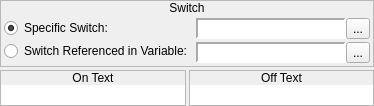
     <widget class="QWidget" name="wSwitch">
      <layout class="QVBoxLayout" name="verticalLayout_18">
       <property name="spacing">
        <number>3</number>
       </property>
       <property name="margin">
        <number>0</number>
       </property>
       <item>
        <widget class="QFrame" name="frame_50">
         <property name="sizePolicy">
          <sizepolicy hsizetype="Preferred" vsizetype="Fixed">
           <horstretch>0</horstretch>
           <verstretch>0</verstretch>
          </sizepolicy>
         </property>
         <property name="frameShape">
          <enum>QFrame::StyledPanel</enum>
         </property>
         <property name="frameShadow">
          <enum>QFrame::Raised</enum>
         </property>
         <layout class="QVBoxLayout" name="verticalLayout_130">
          <property name="spacing">
           <number>0</number>
          </property>
          <property name="margin">
           <number>0</number>
          </property>
          <item>
           <widget class="QLabel" name="label_44">
            <property name="sizePolicy">
             <sizepolicy hsizetype="Preferred" vsizetype="Fixed">
              <horstretch>0</horstretch>
              <verstretch>0</verstretch>
             </sizepolicy>
            </property>
            <property name="text">
             <string>Switch</string>
            </property>
            <property name="alignment">
             <set>Qt::AlignCenter</set>
            </property>
           </widget>
          </item>
          <item>
           <widget class="QWidget" name="widget_51" native="true">
            <layout class="QHBoxLayout" name="horizontalLayout_86">
             <property name="spacing">
              <number>3</number>
             </property>
             <property name="margin">
              <number>3</number>
             </property>
             <item>
              <widget class="QWidget" name="widget_52" native="true">
               <property name="sizePolicy">
                <sizepolicy hsizetype="Fixed" vsizetype="Preferred">
                 <horstretch>0</horstretch>
                 <verstretch>0</verstretch>
                </sizepolicy>
               </property>
               <layout class="QVBoxLayout" name="verticalLayout_131">
                <property name="spacing">
                 <number>3</number>
                </property>
                <property name="margin">
                 <number>0</number>
                </property>
                <item>
                 <widget class="QRadioButton" name="switch_rbSpecificSwitch">
                  <property name="sizePolicy">
                   <sizepolicy hsizetype="Fixed" vsizetype="Fixed">
                    <horstretch>0</horstretch>
                    <verstretch>0</verstretch>
                   </sizepolicy>
                  </property>
                  <property name="text">
                   <string>Specific Switch:</string>
                  </property>
                  <property name="checked">
                   <bool>true</bool>
                  </property>
                 </widget>
                </item>
                <item>
                 <widget class="QRadioButton" name="switch_rbReferencedSwitch">
                  <property name="sizePolicy">
                   <sizepolicy hsizetype="Fixed" vsizetype="Fixed">
                    <horstretch>0</horstretch>
                    <verstretch>0</verstretch>
                   </sizepolicy>
                  </property>
                  <property name="text">
                   <string>Switch Referenced in Variable:</string>
                  </property>
                 </widget>
                </item>
               </layout>
              </widget>
             </item>
             <item>
              <layout class="QVBoxLayout" name="verticalLayout_132">
               <property name="spacing">
                <number>3</number>
               </property>
               <item>
                <widget class="QWidget" name="switch_wSwitch" native="true">
                 <layout class="QHBoxLayout" name="horizontalLayout_87">
                  <property name="spacing">
                   <number>0</number>
                  </property>
                  <property name="margin">
                   <number>0</number>
                  </property>
                  <item>
                   <widget class="QLabel" name="switch_lblSwitch">
                    <property name="sizePolicy">
                     <sizepolicy hsizetype="Preferred" vsizetype="Preferred">
                      <horstretch>0</horstretch>
                      <verstretch>0</verstretch>
                     </sizepolicy>
                    </property>
                    <property name="minimumSize">
                     <size>
                      <width>150</width>
                      <height>0</height>
                     </size>
                    </property>
                    <property name="font">
                     <font>
                      <family>Monospace</family>
                     </font>
                    </property>
                    <property name="styleSheet">
                     <string notr="true">background-color: palette(base);</string>
                    </property>
                    <property name="frameShape">
                     <enum>QFrame::Panel</enum>
                    </property>
                    <property name="frameShadow">
                     <enum>QFrame::Sunken</enum>
                    </property>
                    <property name="lineWidth">
                     <number>2</number>
                    </property>
                    <property name="text">
                     <string/>
                    </property>
                   </widget>
                  </item>
                  <item>
                   <widget class="QToolButton" name="switch_bBrowseSwitches">
                    <property name="text">
                     <string>...</string>
                    </property>
                    <property name="icon">
                     <iconset resource="gui_icons.qrc">
                      <normaloff>:/icons/fileopen.png</normaloff>:/icons/fileopen.png</iconset>
                    </property>
                   </widget>
                  </item>
                 </layout>
                </widget>
               </item>
               <item>
                <widget class="QWidget" name="switch_wVariable" native="true">
                 <layout class="QHBoxLayout" name="horizontalLayout_88">
                  <property name="spacing">
                   <number>0</number>
                  </property>
                  <property name="margin">
                   <number>0</number>
                  </property>
                  <item>
                   <widget class="QLabel" name="switch_lblVariable">
                    <property name="sizePolicy">
                     <sizepolicy hsizetype="Preferred" vsizetype="Preferred">
                      <horstretch>0</horstretch>
                      <verstretch>0</verstretch>
                     </sizepolicy>
                    </property>
                    <property name="minimumSize">
                     <size>
                      <width>150</width>
                      <height>0</height>
                     </size>
                    </property>
                    <property name="font">
                     <font>
                      <family>Monospace</family>
                     </font>
                    </property>
                    <property name="styleSheet">
                     <string notr="true">background-color: palette(base);</string>
                    </property>
                    <property name="frameShape">
                     <enum>QFrame::Panel</enum>
                    </property>
                    <property name="frameShadow">
                     <enum>QFrame::Sunken</enum>
                    </property>
                    <property name="lineWidth">
                     <number>2</number>
                    </property>
                    <property name="text">
                     <string/>
                    </property>
                   </widget>
                  </item>
                  <item>
                   <widget class="QToolButton" name="switch_bBrowseVariables">
                    <property name="text">
                     <string>...</string>
                    </property>
                    <property name="icon">
                     <iconset resource="gui_icons.qrc">
                      <normaloff>:/icons/fileopen.png</normaloff>:/icons/fileopen.png</iconset>
                    </property>
                   </widget>
                  </item>
                 </layout>
                </widget>
               </item>
              </layout>
             </item>
            </layout>
           </widget>
          </item>
         </layout>
        </widget>
       </item>
       <item>
        <widget class="QWidget" name="widget_17" native="true">
         <property name="sizePolicy">
          <sizepolicy hsizetype="Preferred" vsizetype="Fixed">
           <horstretch>0</horstretch>
           <verstretch>0</verstretch>
          </sizepolicy>
         </property>
         <layout class="QHBoxLayout" name="horizontalLayout_13">
          <property name="spacing">
           <number>3</number>
          </property>
          <property name="margin">
           <number>0</number>
          </property>
          <item>
           <widget class="QFrame" name="frame_13">
            <property name="frameShape">
             <enum>QFrame::StyledPanel</enum>
            </property>
            <property name="frameShadow">
             <enum>QFrame::Raised</enum>
            </property>
            <layout class="QVBoxLayout" name="verticalLayout_16">
             <property name="spacing">
              <number>0</number>
             </property>
             <property name="margin">
              <number>0</number>
             </property>
             <item>
              <widget class="QLabel" name="label_10">
               <property name="sizePolicy">
                <sizepolicy hsizetype="Preferred" vsizetype="Fixed">
                 <horstretch>0</horstretch>
                 <verstretch>0</verstretch>
                </sizepolicy>
               </property>
               <property name="text">
                <string>On Text</string>
               </property>
               <property name="alignment">
                <set>Qt::AlignCenter</set>
               </property>
              </widget>
             </item>
             <item>
              <widget class="QWidget" name="widget_15" native="true">
               <layout class="QHBoxLayout" name="horizontalLayout_14">
                <property name="spacing">
                 <number>0</number>
                </property>
                <property name="margin">
                 <number>0</number>
                </property>
                <item>
                 <widget class="QLineEdit" name="switch_leOnText">
                  <property name="frame">
                   <bool>false</bool>
                  </property>
                 </widget>
                </item>
               </layout>
              </widget>
             </item>
            </layout>
           </widget>
          </item>
          <item>
           <widget class="QFrame" name="frame_14">
            <property name="frameShape">
             <enum>QFrame::StyledPanel</enum>
            </property>
            <property name="frameShadow">
             <enum>QFrame::Raised</enum>
            </property>
            <layout class="QVBoxLayout" name="verticalLayout_17">
             <property name="spacing">
              <number>0</number>
             </property>
             <property name="margin">
              <number>0</number>
             </property>
             <item>
              <widget class="QLabel" name="label_11">
               <property name="sizePolicy">
                <sizepolicy hsizetype="Preferred" vsizetype="Fixed">
                 <horstretch>0</horstretch>
                 <verstretch>0</verstretch>
                </sizepolicy>
               </property>
               <property name="text">
                <string>Off Text</string>
               </property>
               <property name="alignment">
                <set>Qt::AlignCenter</set>
               </property>
              </widget>
             </item>
             <item>
              <widget class="QWidget" name="widget_16" native="true">
               <layout class="QHBoxLayout" name="horizontalLayout_15">
                <property name="spacing">
                 <number>0</number>
                </property>
                <property name="margin">
                 <number>0</number>
                </property>
                <item>
                 <widget class="QLineEdit" name="switch_leOffText">
                  <property name="frame">
                   <bool>false</bool>
                  </property>
                 </widget>
                </item>
               </layout>
              </widget>
             </item>
            </layout>
           </widget>
          </item>
         </layout>
        </widget>
       </item>
      </layout>
     </widget>
